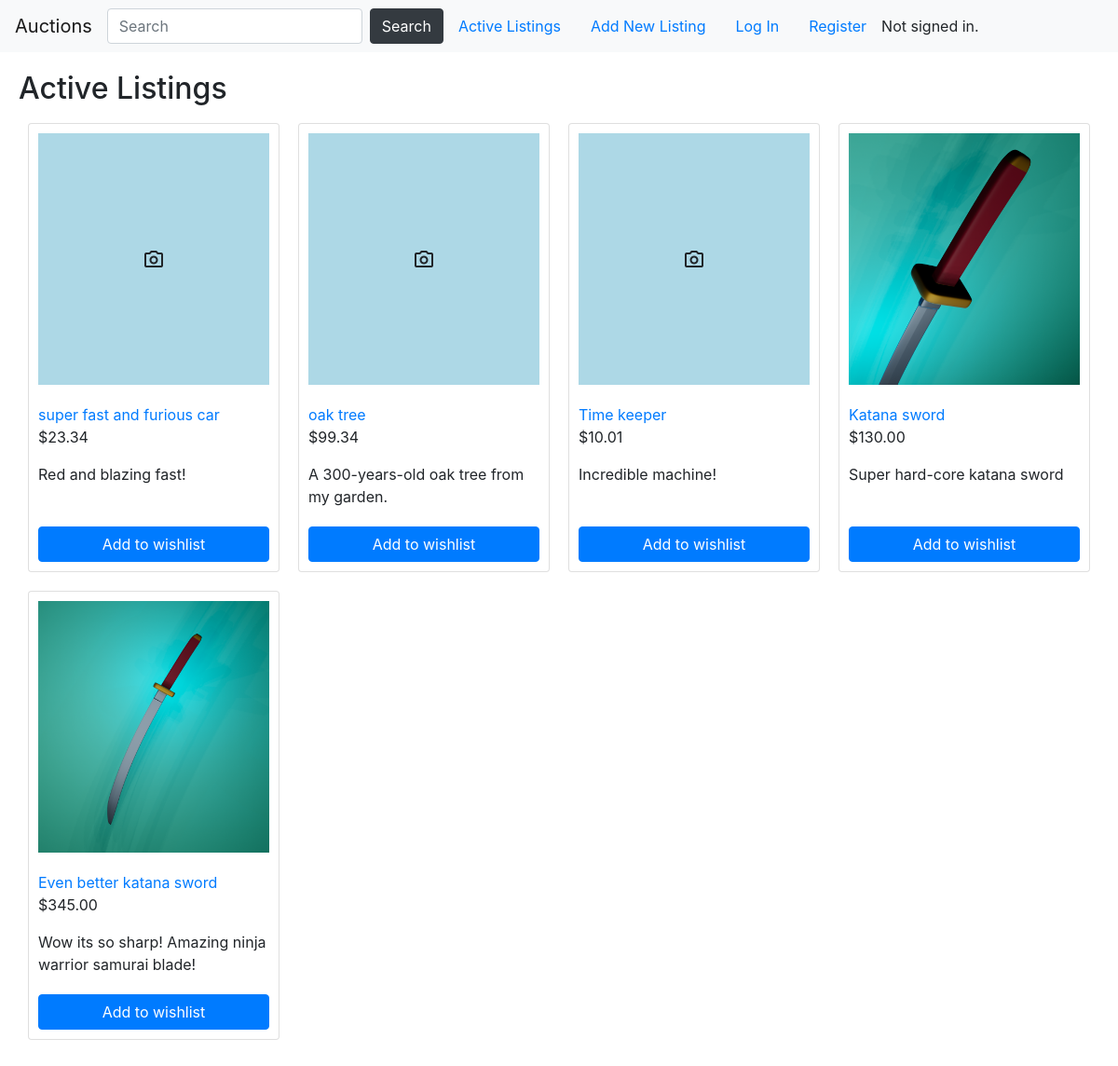
The page / on the database its author committed.
### auctions/models.py (models this page shows)
class Listing(models.Model):
    title = models.CharField(max_length=200)
    category = models.CharField(max_length=200)
    description = models.CharField(max_length=500)
    price = models.DecimalField(max_digits=8, decimal_places=2)
    start_date = models.DateField(auto_now_add=True, editable=False)
    end_date = models.DateField(null=True, blank=True)
    item_image = models.ImageField(upload_to ='uploads/', null=True, blank=True)
    def __str__(self):
        return self.title

### auctions/views.py (the view)
# urls.py: path("", views.index, name="index"),
def index(request):
    return render(request, "auctions/index.html",{
    "listings": Listing.objects.all()
    })

### auctions/templates/auctions/index.html (shortened to what this page needs)
{% extends "auctions/layout.html" %}
{% block body %}
    <h2>Active Listings</h2>
    <div class="listings_container">
        {% for listing in listings %}
            <div class="card" style="width: 270px; margin: 10px; padding:10px">
                <div class="listings_thumbnail_div">
                {% if listing.item_image %}
                    <img class="listings_thumbnail" src="{{ listing.item_image.url }}" alt="Card image cap">
                {% else %}
                <span class="material-symbols-outlined">
                    </span>
                {% endif %}
                </div>
                <div class="card-body" style="padding: 1.25rem 0;">
                    <a href="/listings/{{ listing.id }}" class="card-title">{{ listing }}</a>
                    <p>${{ listing.price }}</p>
                    <p class="card-text">{{ listing.description }}</p>
                </div>
                <a href="#" class="btn btn-primary" style="position:relative;bottom:0px;">Add to wishlist</a>
            </div>
        {% empty %}
            <p>No listings available</p>
        {% endfor %}
    </div>
{% endblock %}

### auctions/static/auctions/styles.css (style rules this page uses)
body { margin: 0; }
.listings_thumbnail_div { height: 270px; display: flex; justify-content: center; align-items: center; overflow: hidden; background-color: lightblue; }
.listings_thumbnail { object-fit: cover; width: 270px; height: 270px; }
.listings_container { display: flex; flex-direction: row; flex-wrap: wrap; }

### rows shown on the page
Listing: title "super fast and furious car", price "23.34", description "Red and blazing fast!"
Listing: title "oak tree", price "99.34", description "A 300-years-old oak tree from my garden."
Listing: title "Time keeper", price "10.01", description "Incredible machine!"
Listing: item_image (picture), title "Katana sword", price "130.00", description "Super hard-core katana sword"
Listing: item_image (picture), title "Even better katana sword", price "345.00", description "Wow its so sharp! Amazing ninja warrior samurai blade!"
